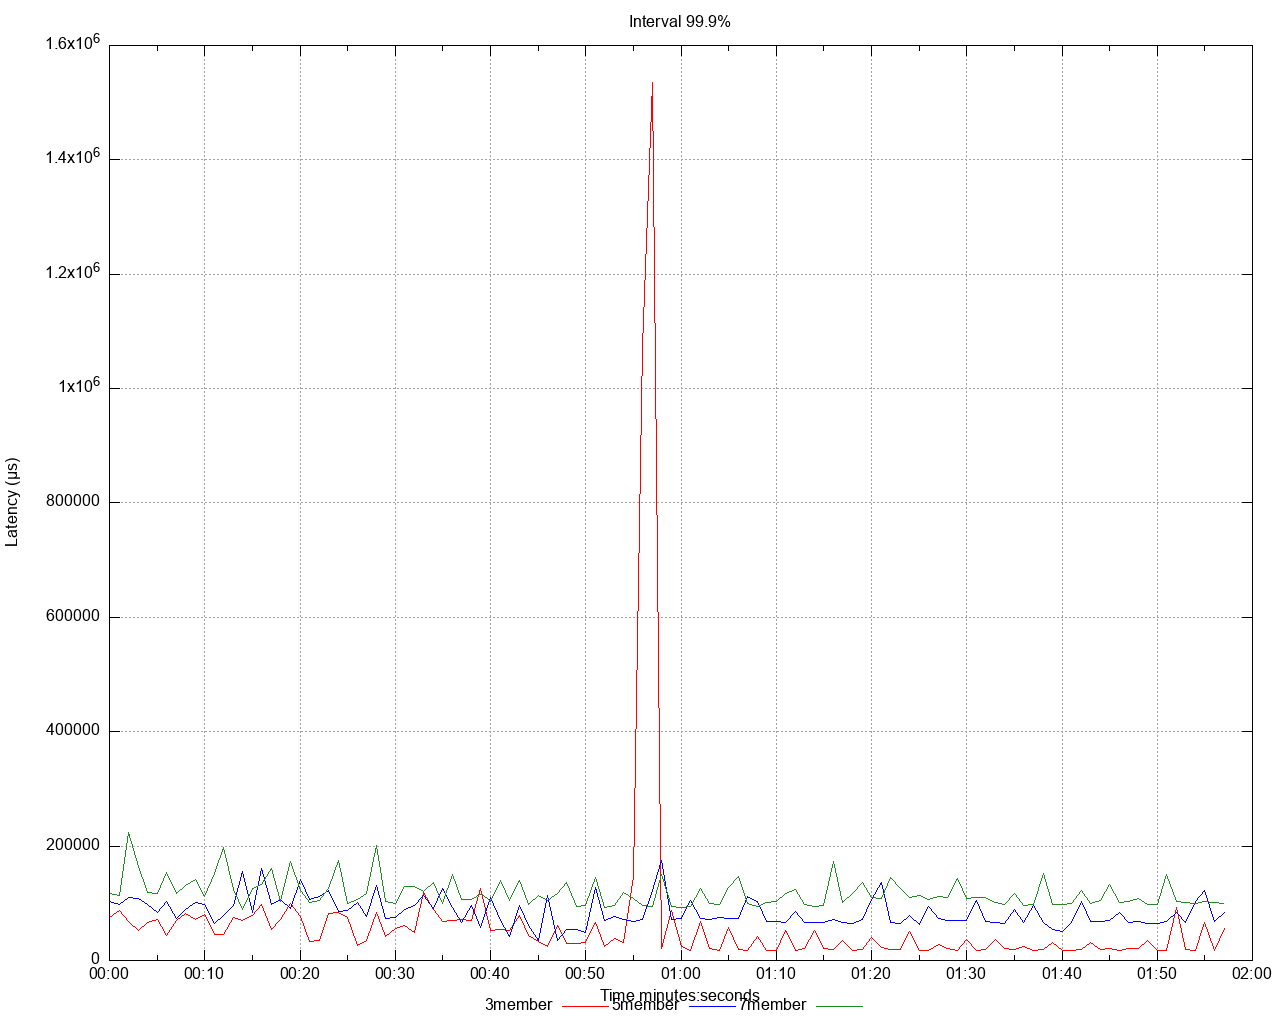

Here is the gnuplot script that generated this plot:
set title 'Interval 99.9%' noenhanced
set style data lines
set datafile separator ","
set terminal png size 1280,1024
set grid
set key below
set xdata time
set timefmt "%s"
offset = 0
t0(x)=(offset=($0==0) ? x : offset, x - offset)
set xlabel 'Time minutes:seconds'
set ylabel 'Latency (μs)'
set output '/Users/gbarnett/git/hazelcast-simulator/atomicreference/3and5and7/latency/latency_interval_999_write.png'
plot \
   '/Users/gbarnett/git/hazelcast-simulator/atomicreference/3and5and7/data/latency_interval_999_write_1.data' using (t0(timecolumn(1))):2 title "3member" noenhanced lt rgb "red", \
   '/Users/gbarnett/git/hazelcast-simulator/atomicreference/3and5and7/data/latency_interval_999_write_2.data' using (t0(timecolumn(1))):2 title "5member" noenhanced lt rgb "blue", \
   '/Users/gbarnett/git/hazelcast-simulator/atomicreference/3and5and7/data/latency_interval_999_write_3.data' using (t0(timecolumn(1))):2 title "7member" noenhanced lt rgb "forest-green", \
